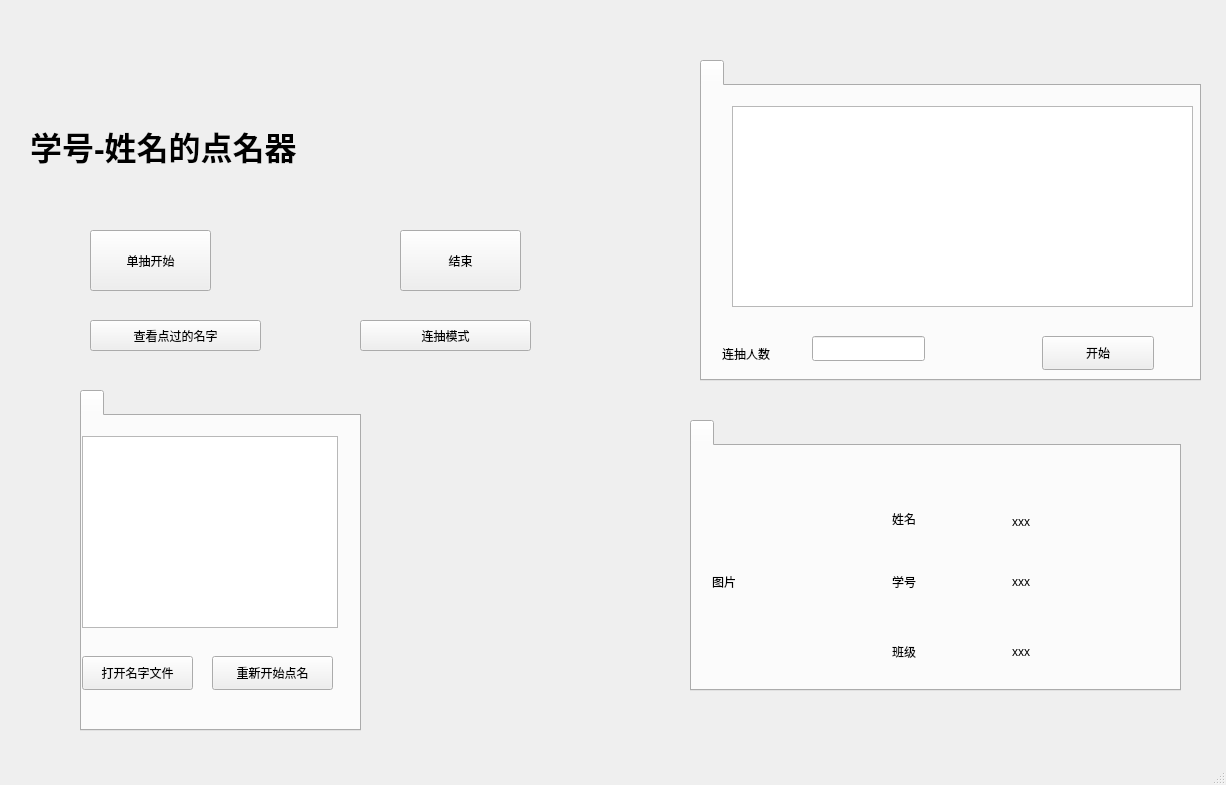
<?xml version="1.0" encoding="UTF-8"?>
<ui version="4.0">
 <class>MainWindow</class>
 <widget class="QMainWindow" name="MainWindow">
  <property name="geometry">
   <rect>
    <x>0</x>
    <y>0</y>
    <width>1226</width>
    <height>785</height>
   </rect>
  </property>
  <property name="windowTitle">
   <string>MainWindow</string>
  </property>
  <widget class="QWidget" name="centralwidget">
   <widget class="QLabel" name="PickResultLabel">
    <property name="geometry">
     <rect>
      <x>30</x>
      <y>80</y>
      <width>601</width>
      <height>131</height>
     </rect>
    </property>
    <property name="font">
     <font>
      <pointsize>24</pointsize>
      <weight>75</weight>
      <italic>false</italic>
      <bold>true</bold>
      <underline>false</underline>
     </font>
    </property>
    <property name="autoFillBackground">
     <bool>false</bool>
    </property>
    <property name="lineWidth">
     <number>6</number>
    </property>
    <property name="text">
     <string>学号-姓名的点名器</string>
    </property>
   </widget>
   <widget class="QPushButton" name="ShowHistoryButton">
    <property name="geometry">
     <rect>
      <x>90</x>
      <y>320</y>
      <width>171</width>
      <height>31</height>
     </rect>
    </property>
    <property name="text">
     <string>查看点过的名字</string>
    </property>
   </widget>
   <widget class="QPushButton" name="MulPickButton">
    <property name="geometry">
     <rect>
      <x>360</x>
      <y>320</y>
      <width>171</width>
      <height>31</height>
     </rect>
    </property>
    <property name="text">
     <string>连抽模式</string>
    </property>
   </widget>
   <widget class="QPushButton" name="PickOneButton">
    <property name="geometry">
     <rect>
      <x>90</x>
      <y>230</y>
      <width>121</width>
      <height>61</height>
     </rect>
    </property>
    <property name="font">
     <font>
      <underline>false</underline>
     </font>
    </property>
    <property name="text">
     <string>单抽开始</string>
    </property>
   </widget>
   <widget class="QPushButton" name="EndButton">
    <property name="geometry">
     <rect>
      <x>400</x>
      <y>230</y>
      <width>121</width>
      <height>61</height>
     </rect>
    </property>
    <property name="text">
     <string>结束</string>
    </property>
   </widget>
   <widget class="QTabWidget" name="tabWidget">
    <property name="geometry">
     <rect>
      <x>80</x>
      <y>390</y>
      <width>281</width>
      <height>341</height>
     </rect>
    </property>
    <property name="currentIndex">
     <number>0</number>
    </property>
    <widget class="QWidget" name="tab">
     <attribute name="title">
      <string/>
     </attribute>
     <widget class="QListWidget" name="HistoryListWidget">
      <property name="geometry">
       <rect>
        <x>0</x>
        <y>20</y>
        <width>256</width>
        <height>192</height>
       </rect>
      </property>
     </widget>
     <widget class="QPushButton" name="OpenNameFileButton">
      <property name="geometry">
       <rect>
        <x>0</x>
        <y>240</y>
        <width>111</width>
        <height>34</height>
       </rect>
      </property>
      <property name="text">
       <string>打开名字文件</string>
      </property>
     </widget>
     <widget class="QPushButton" name="RePickButton">
      <property name="geometry">
       <rect>
        <x>130</x>
        <y>240</y>
        <width>121</width>
        <height>34</height>
       </rect>
      </property>
      <property name="text">
       <string>重新开始点名</string>
      </property>
     </widget>
    </widget>
   </widget>
   <widget class="QTabWidget" name="MulPickTabWidget">
    <property name="geometry">
     <rect>
      <x>700</x>
      <y>60</y>
      <width>501</width>
      <height>321</height>
     </rect>
    </property>
    <widget class="QWidget" name="mulpick">
     <attribute name="title">
      <string/>
     </attribute>
     <widget class="QLineEdit" name="PeopleLineEdit">
      <property name="geometry">
       <rect>
        <x>110</x>
        <y>250</y>
        <width>113</width>
        <height>25</height>
       </rect>
      </property>
     </widget>
     <widget class="QLabel" name="NumberLabel">
      <property name="geometry">
       <rect>
        <x>20</x>
        <y>258</y>
        <width>81</width>
        <height>20</height>
       </rect>
      </property>
      <property name="text">
       <string>连抽人数</string>
      </property>
     </widget>
     <widget class="QPushButton" name="StartMulButton">
      <property name="geometry">
       <rect>
        <x>340</x>
        <y>250</y>
        <width>112</width>
        <height>34</height>
       </rect>
      </property>
      <property name="text">
       <string>开始</string>
      </property>
     </widget>
     <widget class="QListWidget" name="MulHistoryListWidget">
      <property name="geometry">
       <rect>
        <x>30</x>
        <y>20</y>
        <width>461</width>
        <height>201</height>
       </rect>
      </property>
     </widget>
    </widget>
   </widget>
   <widget class="QTabWidget" name="PersonalInformationTabWidget">
    <property name="geometry">
     <rect>
      <x>690</x>
      <y>420</y>
      <width>491</width>
      <height>271</height>
     </rect>
    </property>
    <widget class="QWidget" name="personal">
     <attribute name="title">
      <string/>
     </attribute>
     <widget class="QLabel" name="label">
      <property name="geometry">
       <rect>
        <x>200</x>
        <y>57</y>
        <width>81</width>
        <height>31</height>
       </rect>
      </property>
      <property name="text">
       <string>姓名</string>
      </property>
     </widget>
     <widget class="QLabel" name="label_2">
      <property name="geometry">
       <rect>
        <x>200</x>
        <y>120</y>
        <width>81</width>
        <height>31</height>
       </rect>
      </property>
      <property name="text">
       <string>学号</string>
      </property>
     </widget>
     <widget class="QLabel" name="label_3">
      <property name="geometry">
       <rect>
        <x>200</x>
        <y>190</y>
        <width>81</width>
        <height>31</height>
       </rect>
      </property>
      <property name="text">
       <string>班级</string>
      </property>
     </widget>
     <widget class="QLabel" name="label_4">
      <property name="geometry">
       <rect>
        <x>320</x>
        <y>60</y>
        <width>81</width>
        <height>31</height>
       </rect>
      </property>
      <property name="text">
       <string>xxx</string>
      </property>
     </widget>
     <widget class="QLabel" name="label_5">
      <property name="geometry">
       <rect>
        <x>320</x>
        <y>120</y>
        <width>81</width>
        <height>31</height>
       </rect>
      </property>
      <property name="text">
       <string>xxx</string>
      </property>
     </widget>
     <widget class="QLabel" name="label_6">
      <property name="geometry">
       <rect>
        <x>320</x>
        <y>190</y>
        <width>81</width>
        <height>31</height>
       </rect>
      </property>
      <property name="text">
       <string>xxx</string>
      </property>
     </widget>
     <widget class="QLabel" name="label_7">
      <property name="geometry">
       <rect>
        <x>20</x>
        <y>50</y>
        <width>131</width>
        <height>171</height>
       </rect>
      </property>
      <property name="text">
       <string>图片</string>
      </property>
     </widget>
    </widget>
   </widget>
  </widget>
  <widget class="QMenuBar" name="menubar">
   <property name="geometry">
    <rect>
     <x>0</x>
     <y>0</y>
     <width>1226</width>
     <height>29</height>
    </rect>
   </property>
  </widget>
  <widget class="QStatusBar" name="statusbar"/>
 </widget>
 <resources/>
 <connections/>
</ui>
